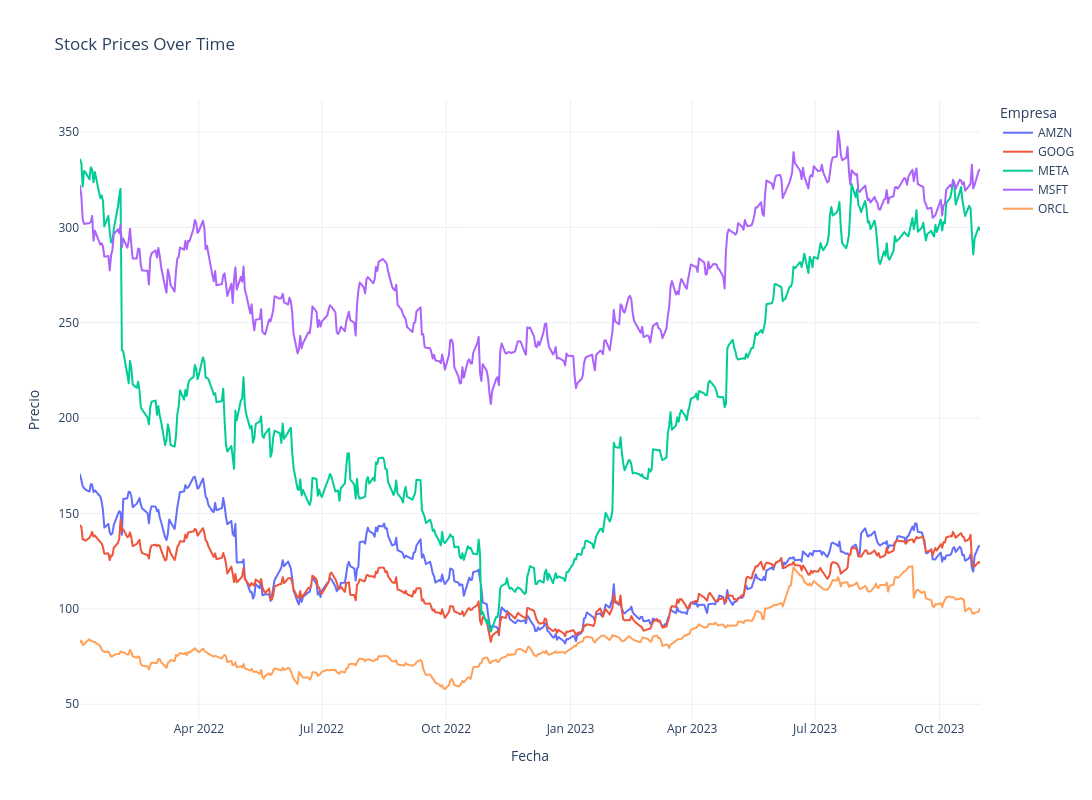

Notebook code for this chart:
### Code cell
# Preparar los datos para Plotly Express
df_melted = (
    data.reset_index()
        .melt(
            id_vars='Date',
            var_name='Ticker',
            value_name='Stock Price'
        )
        .dropna()
)

# Crear la gráfica
fig = px.line(
    df_melted,
    x='Date',
    y='Stock Price',
    color='Ticker',
    title='Stock Prices Over Time'
)

fig.update_layout(
    xaxis_title='Fecha',
    yaxis_title='Precio',
    legend_title='Empresa',
    template='plotly_white',
    width=1200,
    height=800
)

fig.show()

### Figure 1 — Plotly figure (JSON) as saved in the notebook; plotly's stock layout.template omitted (floating-point values rounded to 4 significant figures; data arrays with more than 128 entries replaced by an {"elided": "..."} marker saying what was removed)
{"data": [{"hovertemplate": "Ticker=AMZN<br>Date=%{x}<br>Stock Price=%{y}<extra></extra>", "legendgroup": "AMZN", "line": {"color": "#636efa", "dash": "solid"}, "marker": {"symbol": "circle"}, "mode": "lines", "name": "AMZN", "showlegend": true, "type": "scattergl", "x": {"elided": "460 str values"}, "xaxis": "x", "y": {"elided": "460 float values"}, "yaxis": "y"}, {"hovertemplate": "Ticker=GOOG<br>Date=%{x}<br>Stock Price=%{y}<extra></extra>", "legendgroup": "GOOG", "line": {"color": "#EF553B", "dash": "solid"}, "marker": {"symbol": "circle"}, "mode": "lines", "name": "GOOG", "showlegend": true, "type": "scattergl", "x": {"elided": "460 str values"}, "xaxis": "x", "y": {"elided": "460 float values"}, "yaxis": "y"}, {"hovertemplate": "Ticker=META<br>Date=%{x}<br>Stock Price=%{y}<extra></extra>", "legendgroup": "META", "line": {"color": "#00cc96", "dash": "solid"}, "marker": {"symbol": "circle"}, "mode": "lines", "name": "META", "showlegend": true, "type": "scattergl", "x": {"elided": "460 str values"}, "xaxis": "x", "y": {"elided": "460 float values"}, "yaxis": "y"}, {"hovertemplate": "Ticker=MSFT<br>Date=%{x}<br>Stock Price=%{y}<extra></extra>", "legendgroup": "MSFT", "line": {"color": "#ab63fa", "dash": "solid"}, "marker": {"symbol": "circle"}, "mode": "lines", "name": "MSFT", "showlegend": true, "type": "scattergl", "x": {"elided": "460 str values"}, "xaxis": "x", "y": {"elided": "460 float values"}, "yaxis": "y"}, {"hovertemplate": "Ticker=ORCL<br>Date=%{x}<br>Stock Price=%{y}<extra></extra>", "legendgroup": "ORCL", "line": {"color": "#FFA15A", "dash": "solid"}, "marker": {"symbol": "circle"}, "mode": "lines", "name": "ORCL", "showlegend": true, "type": "scattergl", "x": {"elided": "460 str values"}, "xaxis": "x", "y": {"elided": "460 float values"}, "yaxis": "y"}], "layout": {"height": 800, "legend": {"title": {"text": "Empresa"}, "tracegroupgap": 0}, "title": {"text": "Stock Prices Over Time"}, "width": 1200, "xaxis": {"anchor": "y", "domain": [0, 1], "title": {"text": "Fecha"}}, "yaxis": {"anchor": "x", "domain": [0, 1], "title": {"text": "Precio"}}}}
